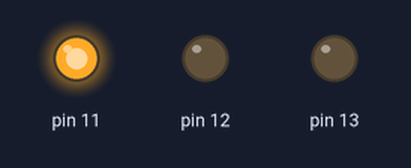
Bench run of a sketch on a simulated Arduino Uno, built with avr-gcc and run on an emulated ATmega328P. Shown: output pins drawn as LEDs (lit = HIGH).

Above: at 0.05 s.
At 3.1 s:
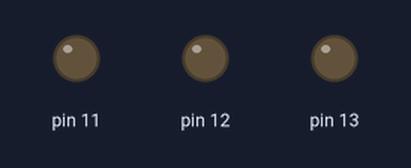
At 5.85 s:
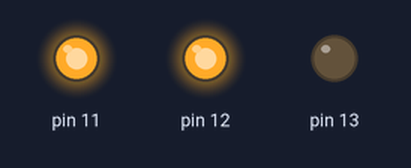
At 25.85 s:
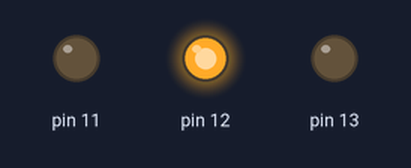
At 33.35 s:
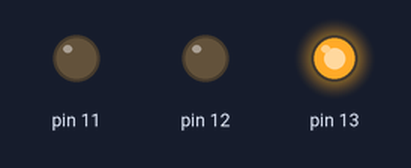
Timing chart, 0 to 33.6 s (numbered marks = the images above):
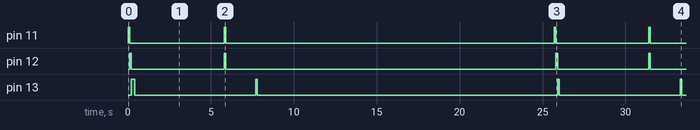

The sketch:

perulangan.ino
```cpp
int timer = 100 ;

void setup() {
  // put your setup code here, to run once:
  for (int ledPin = 11; ledPin < 14; ledPin++){
    pinMode(ledPin, OUTPUT);
  }
}

void loop() {
  // loop from low to high led pin
  for (int ledPin = 11; ledPin <= 13; ledPin++){
    digitalWrite(ledPin, HIGH);
    delay(timer);
    digitalWrite(ledPin, LOW);
  }

  // loop from high to low led pin
  for (int ledPin = 13; ledPin >= 11; ledPin++){
    digitalWrite(ledPin, HIGH);
    delay(timer);
    digitalWrite(ledPin, LOW);
  }
}
```

Measured:
- by itself, pin 11: repeats every 25.7 s: LOW 5.7 s, HIGH 0.10 s, LOW 19.8 s, HIGH 0.10 s
- by itself, pin 12: repeats every 25.7 s: LOW 5.6 s, HIGH 0.10 s, LOW 19.9 s, HIGH 0.10 s
- by itself, pin 13: repeats every 25.6 s: LOW 7.3 s, HIGH 0.10 s, LOW 18.1 s, HIGH 0.10 s
